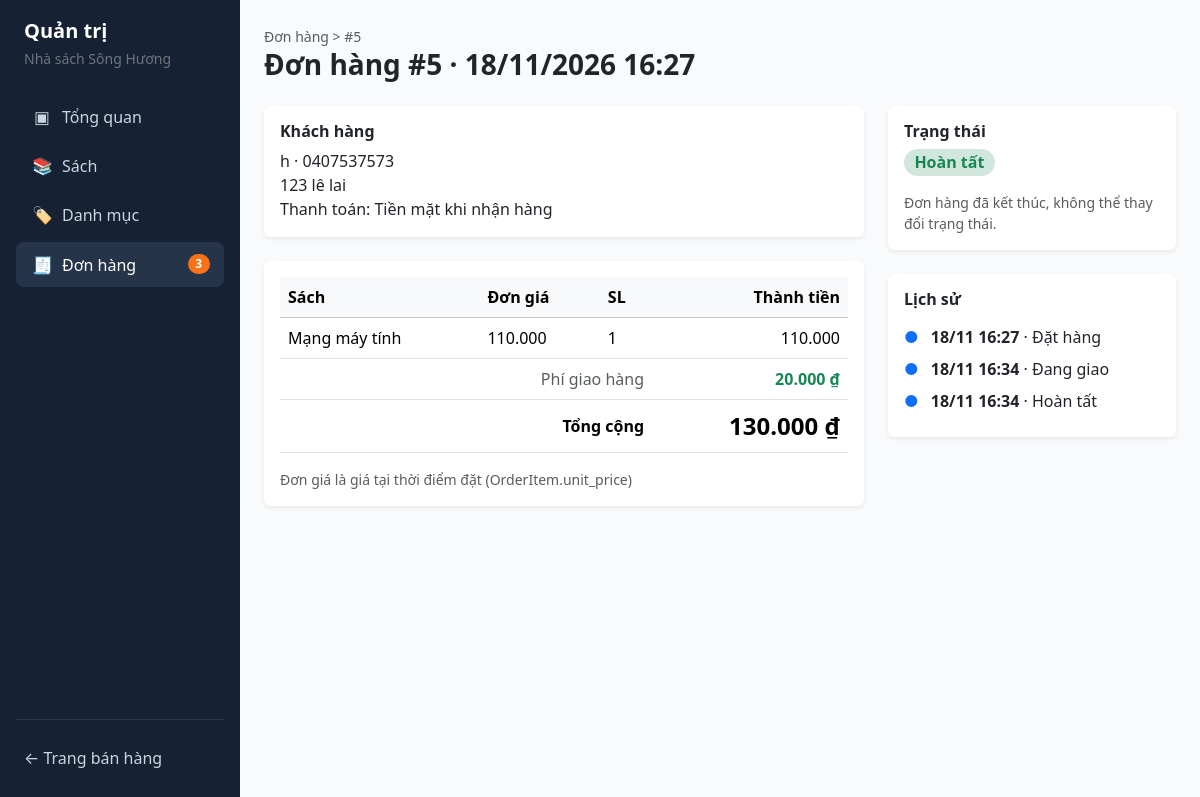
Screenshot of /admin/orders/5 with the database file from the repository.
### NhaSachSongHuong/models.py (models this page shows)
class Order(db.Model):
    __tablename__ = 'orders'
    id = db.Column(db.Integer, primary_key=True)
    customer_name = db.Column(db.String(150), nullable=False)
    customer_phone = db.Column(db.String(15), nullable=False)
    customer_email = db.Column(db.String(150), nullable=True)
    shipping_address = db.Column(db.String(300), nullable=False)
    note = db.Column(db.Text, nullable=True)
    payment_method = db.Column(db.String(50), nullable=False, default='Tiền mặt khi nhận hàng')
    shipping_fee = db.Column(db.Integer, nullable=False, default=0)
    total_amount = db.Column(db.Integer, nullable=False)
    status = db.Column(db.String(50), nullable=False, default='Chờ xác nhận')
    created_at = db.Column(db.DateTime, default=datetime.now)
    items = db.relationship('OrderItem', backref='order', lazy=True, cascade='all, delete-orphan')
    histories = db.relationship(
        'OrderStatusHistory',
        backref='order',
        lazy=True,
        order_by='OrderStatusHistory.changed_at.asc()',
        cascade='all, delete-orphan'
    )

class OrderItem(db.Model):
    __tablename__ = 'order_items'
    id = db.Column(db.Integer, primary_key=True)
    order_id = db.Column(db.Integer, db.ForeignKey('orders.id'), nullable=False)
    book_id = db.Column(db.Integer, db.ForeignKey('books.id'), nullable=False)
    quantity = db.Column(db.Integer, nullable=False)
    unit_price = db.Column(db.Integer, nullable=False)

class Book(db.Model):
    __tablename__ = 'books'
    id = db.Column(db.Integer, primary_key=True)
    title = db.Column(db.String(200), unique=True, nullable=False)
    author = db.Column(db.String(150), nullable=False)
    publisher = db.Column(db.String(150), default='NXB Đại học Huế')
    publish_year = db.Column(db.Integer, nullable=True)
    price = db.Column(db.Integer, nullable=False)
    stock = db.Column(db.Integer, nullable=False, default=0)
    description = db.Column(db.Text, nullable=True)
    cover_image = db.Column(db.String(255), nullable=True)
    category_id = db.Column(db.Integer, db.ForeignKey('categories.id'), nullable=False)
    created_at = db.Column(db.DateTime, default=datetime.now)
    order_items = db.relationship('OrderItem', backref='book', lazy=True)

class OrderStatusHistory(db.Model):
    __tablename__ = 'order_status_histories'
    id = db.Column(db.Integer, primary_key=True)
    order_id = db.Column(db.Integer, db.ForeignKey('orders.id'), nullable=False)
    status = db.Column(db.String(50), nullable=False)
    changed_at = db.Column(db.DateTime, default=datetime.now)

### NhaSachSongHuong/app.py (the view, shortened to what this page needs)
@app.route('/admin/orders/<int:order_id>', methods=['GET', 'POST'])
def admin_order_detail(order_id):
    order = Order.query.get_or_404(order_id)
    allowed_next = VALID_TRANSITIONS.get(order.status, [])
    next_select_options = [s for s in allowed_next if s != 'Đã huỷ']
    can_cancel = 'Đã huỷ' in allowed_next
    return render_template(
        'admin/order_detail.html',
        order=order,
        next_select_options=next_select_options,
        can_cancel=can_cancel
    )

### NhaSachSongHuong/app.py (called while the page is built)
@app.template_filter('vnd')
def format_vnd(value):
    if value is None:
        return '0 ₫'
    return f"{int(value):,}".replace(',', '.') + ' ₫'

@app.template_filter('num_fmt')
def format_num(value):
    if value is None:
        return '0'
    return f"{int(value):,}".replace(',', '.')

def get_cart():
    cart = session.get('cart', {})
    if not isinstance(cart, dict):
        cart = {}
    return cart

@app.context_processor
def inject_global_badges():
    cart = get_cart()
    cart_total_qty = sum(int(q) for q in cart.values()) if cart else 0
    pending_orders_badge = (
        db.session.query(func.count(Order.id))
        .filter(Order.status == 'Chờ xác nhận')
        .scalar() or 0
    )
    return dict(
        cart_total_qty=cart_total_qty,
        pending_orders_badge=pending_orders_badge
    )

### NhaSachSongHuong/templates/admin/order_detail.html (shortened to what this page needs)
{% extends "admin/base_admin.html" %}
{% block content %}
<small class="text-muted">Đơn hàng &gt; #{{ order.id }}</small>
<h3 class="fw-bold mb-4">Đơn hàng #{{ order.id }} · {{ order.created_at.strftime('%d/%m/%Y %H:%M') }}</h3>
<div class="row g-4">
  <div class="col-md-8">
    <div class="card border-0 shadow-sm p-3 mb-4">
      <h6 class="fw-bold">Khách hàng</h6>
      <div>{{ order.customer_name }} · {{ order.customer_phone }}</div>
      <div>{{ order.shipping_address }}</div>
      <div>Thanh toán: {{ order.payment_method }}</div>
    </div>
    <div class="card border-0 shadow-sm p-3">
      <table class="table align-middle">
        <thead class="table-light">
          <tr>
            <th>Sách</th>
            <th>Đơn giá</th>
            <th>SL</th>
            <th class="text-end">Thành tiền</th>
          </tr>
        </thead>
        <tbody>
          {% for item in order.items %}
          <tr>
            <td>{{ item.book.title }}</td>
            <td>{{ item.unit_price|num_fmt }}</td>
            <td>{{ item.quantity }}</td>
            <td class="text-end">{{ (item.unit_price * item.quantity)|num_fmt }}</td>
          </tr>
          {% endfor %}
        </tbody>
        <tfoot>
          <tr>
            <td colspan="3" class="text-end text-muted">Phí giao hàng</td>
            <td class="text-end text-success fw-semibold">
              {{ 'Miễn phí' if order.shipping_fee == 0 else order.shipping_fee|vnd }}
            </td>
          </tr>
          <tr>
            <td colspan="3" class="text-end fw-bold">Tổng cộng</td>
            <td class="text-end text-price fs-4">{{ order.total_amount|vnd }}</td>
          </tr>
        </tfoot>
      </table>
      <small class="text-muted">Đơn giá là giá tại thời điểm đặt (OrderItem.unit_price)</small>
    </div>
  </div>
  <div class="col-md-4">
    <div class="card border-0 shadow-sm p-3 mb-4">
      <h6 class="fw-bold">Trạng thái</h6>
      <div class="mb-3">
        {% set badge_cls = 'bg-warning-subtle text-warning-emphasis' if order.status == 'Chờ xác nhận'
           else ('bg-primary-subtle text-primary' if order.status == 'Đang giao'
           else ('bg-success-subtle text-success' if order.status == 'Hoàn tất' else 'bg-secondary-subtle text-secondary')) %}
        <span class="badge rounded-pill {{ badge_cls }} fs-6">{{ order.status }}</span>
      </div>
      {% if next_select_options or can_cancel %}
        {% if next_select_options %}
        <form method="post" class="mb-2">
          <input type="hidden" name="csrf_token" value="{{ csrf_token() }}">
          <label class="form-label small text-muted">Chuyển sang</label>
          <select name="new_status" class="form-select mb-3">
            {% for st in next_select_options %}
              <option value="{{ st }}">{{ st }}</option>
            {% endfor %}
          </select>
          <button type="submit" class="btn btn-primary w-100">Cập nhật</button>
        </form>
        {% endif %}
        {% if can_cancel %}
        <form method="post" onsubmit="return confirm('Xác nhận huỷ đơn hàng và hoàn lại tồn kho?');">
          <input type="hidden" name="csrf_token" value="{{ csrf_token() }}">
          <input type="hidden" name="new_status" value="Đã huỷ">
          <button type="submit" class="btn btn-outline-danger w-100">Huỷ đơn</button>
        </form>
        {% endif %}
      {% else %}
        <small class="text-muted">Đơn hàng đã kết thúc, không thể thay đổi trạng thái.</small>
      {% endif %}
    </div>
    <div class="card border-0 shadow-sm p-3">
      <h6 class="fw-bold mb-3">Lịch sử</h6>
      <ul class="list-unstyled mb-0">
        {% for h in order.histories %}
        <li class="mb-2">
          <span class="text-primary me-2">●</span>
          <strong>{{ h.changed_at.strftime('%d/%m %H:%M') }}</strong> ·
          {{ 'Đặt hàng' if loop.first else h.status }}
        </li>
        {% endfor %}
      </ul>
    </div>
  </div>
</div>
{% endblock %}

### NhaSachSongHuong/templates/admin/base_admin.html (style rules this page uses)
body { background-color: #f8fafc; }
.text-price { color: #e8590c; font-weight: 700; }

### rows the page displays
Order: id "5", created_at "18/11/2026 16:27", customer_name "h", customer_phone "0407537573", shipping_address "123 lê lai", payment_method "Tiền mặt khi nhận hàng", shipping_fee "20.000 ₫", total_amount|vnd "130.000 ₫", status "Hoàn tất"
OrderItem: book "Mạng máy tính", unit_price|num_fmt "110.000", quantity "1", (item.unit_price*item.quantity)|num_fmt "110.000"
OrderStatusHistory: changed_at "18/11 16:27", first "Đặt hàng"
OrderStatusHistory: changed_at "18/11 16:34", status "Đang giao"
OrderStatusHistory: changed_at "18/11 16:34", status "Hoàn tất"

### other values shown
{{ pending_orders_badge }} "3"
